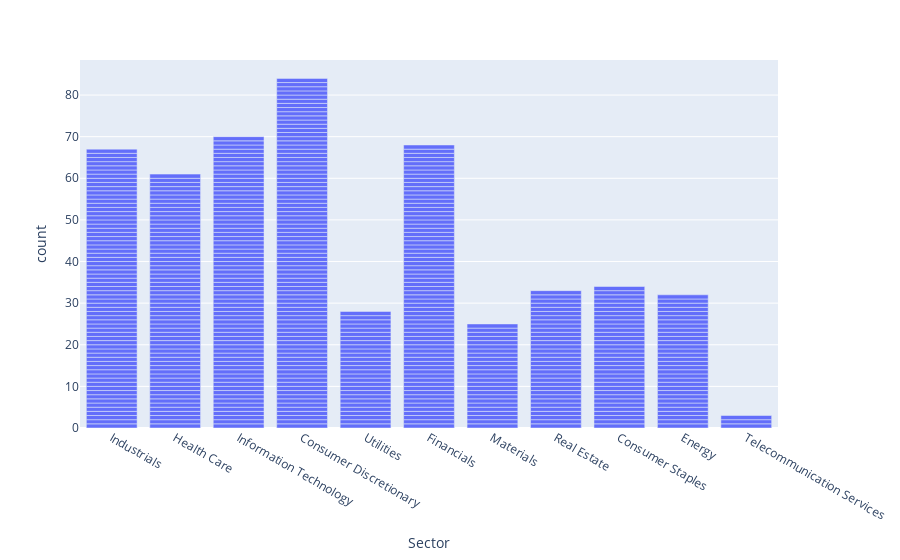

Source (notebook cell):
### Markdown cell above
# Some bar graphs...?

### Code cell
fig = px.bar(df,x = 'Sector')
fig.show()

### Figure 1 — Plotly figure (JSON) as saved in the notebook; plotly's stock layout.template omitted (floating-point values rounded to 4 significant figures; data arrays with more than 128 entries replaced by an {"elided": "..."} marker saying what was removed)
{"data": [{"alignmentgroup": "True", "hovertemplate": "Sector=%{x}<br>count=%{y}<extra></extra>", "legendgroup": "", "marker": {"color": "#636efa", "pattern": {"shape": ""}}, "name": "", "offsetgroup": "", "orientation": "v", "showlegend": false, "textposition": "auto", "type": "bar", "x": {"elided": "505 str values"}, "xaxis": "x", "y": {"elided": "505 int values"}, "yaxis": "y"}], "layout": {"barmode": "relative", "legend": {"tracegroupgap": 0}, "margin": {"t": 60}, "xaxis": {"anchor": "y", "domain": [0, 1], "title": {"text": "Sector"}}, "yaxis": {"anchor": "x", "domain": [0, 1], "title": {"text": "count"}}}}
